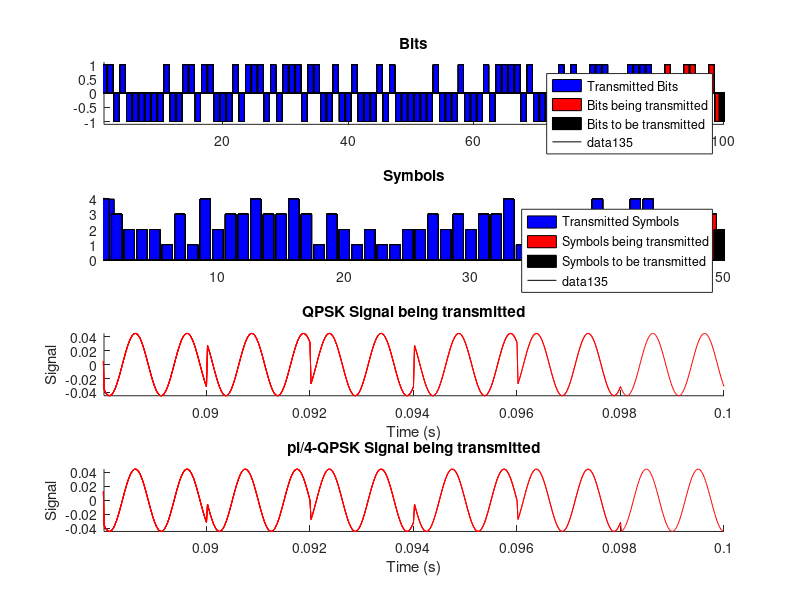

Here is the MATLAB script that generated this plot: (Note: this script raises an error after producing the figure.)
%   Simulating a OQPSK transmission
%   Nb bits are randomly generated and modulated to pi4QPSK
%   The random bits, the symbols and the OQPSK signal waveform are plotted
%   Also, the QPSK signal waveform is plotted to be compare with OQPSK
%   By Marcelino Silva, March 2nd, 2020

%Optional
clear all;
close all;

%Parameters
Tb = 1e-3;  %Bit duration (s)
T = 2*Tb;   %Symbol duration
t = [T/100:T/100:T]; %Time interval to plot one waveform period

nc = 2;     %Cycles number
fc = nc/T;  %Frequency

Eb = 1e-6;  %Bit energy
E = Eb*2;   %Symbol energy

Nb = 100;   %Number of bits to be transmitted
NM = Nb/2;  %Number of symbols to be transmitted

J = 6;   %Number of symbols to plot the signal waveform (symbols being transmitted)

%Base functions
phi1t = sqrt(2/T).*cos(2*pi*fc.*t);
phi2t = sqrt(2/T).*sin(2*pi*fc.*t);

%Signals: s1(t), s2(t), s3(t) and s4(t) for QPSK
i=1; s1t = +sqrt(E)*cos((2*i-1)*pi/4)*phi1t -sqrt(E)*sin((2*i-1)*pi/4)*phi2t;
i=2; s2t = +sqrt(E)*cos((2*i-1)*pi/4)*phi1t -sqrt(E)*sin((2*i-1)*pi/4)*phi2t;
i=3; s3t = +sqrt(E)*cos((2*i-1)*pi/4)*phi1t -sqrt(E)*sin((2*i-1)*pi/4)*phi2t;
i=4; s4t = +sqrt(E)*cos((2*i-1)*pi/4)*phi1t -sqrt(E)*sin((2*i-1)*pi/4)*phi2t;

%Signals: spi41(t), spi42(t), spi43(t) and spi44(t) for pi4QPSK
i=1; spi41t = +sqrt(E)*cos((2*i-1)*pi/4 + pi/4)*phi1t -sqrt(E)*sin((2*i-1)*pi/4 + pi/4)*phi2t;
i=2; spi42t = +sqrt(E)*cos((2*i-1)*pi/4 + pi/4)*phi1t -sqrt(E)*sin((2*i-1)*pi/4 + pi/4)*phi2t;
i=3; spi43t = +sqrt(E)*cos((2*i-1)*pi/4 + pi/4)*phi1t -sqrt(E)*sin((2*i-1)*pi/4 + pi/4)*phi2t;
i=4; spi44t = +sqrt(E)*cos((2*i-1)*pi/4 + pi/4)*phi1t -sqrt(E)*sin((2*i-1)*pi/4 + pi/4)*phi2t;

%Random bits to be transmitted
bits = randn(Nb,1);
bits(find(bits<=0)) = -1; % -1 means bit 0
bits(find(bits>0)) = +1; % +1 means bit 1

%Symbols Codification

%Note: This memory dynamic allocation is not efficiency. The static
%allocation used in the others scripts (QPSKsim.m and OQPSKsim.m) is better

m = [];
for i=1:2:Nb,
    if(bits(i)==+1),
        if(bits(i+1)==+1)  %symbol m4 = [1 1]
            m = [m 4];
        else            %symbol m1 = [1 0]
            m = [m 1];
        end
    else
        if(bits(i+1)==+1)  %symbol m3 = [0 1]
            m = [m 3];
        else            %symbol m2 = [0 0]
            m = [m 2];
        end
    end
end


%QPSK signal
sqpsk = [];
for i=1:NM,
    if (m(i)==1)
        sqpsk = [sqpsk s1t];
    elseif (m(i)==2)
        sqpsk = [sqpsk s2t];
    elseif (m(i)==3)
        sqpsk = [sqpsk s3t];
    elseif (m(i)==4)
        sqpsk = [sqpsk s4t];
    end
end

%pi4QPSK signal
spi4qpsk = [];
for i=1:NM,
    if(mod(i,2)==1)
        if (m(i)==1)
            spi4qpsk = [spi4qpsk s1t];
        elseif (m(i)==2)
            spi4qpsk = [spi4qpsk s2t];
        elseif (m(i)==3)
            spi4qpsk = [spi4qpsk s3t];
        elseif (m(i)==4)
            spi4qpsk = [spi4qpsk s4t];
        end
    else    
        if (m(i)==1)
            spi4qpsk = [spi4qpsk spi41t];
        elseif (m(i)==2)
            spi4qpsk = [spi4qpsk spi42t];
        elseif (m(i)==3)
            spi4qpsk = [spi4qpsk spi43t];
        elseif (m(i)==4)
            spi4qpsk = [spi4qpsk spi44t];
        end
    end
end

lt = length(t);

%Plotting the simulation

%Index of symbols being trasmitted
beginM = 1;
endM= J;

%Index of bits being trasmitted
beginB = beginM*2-1;
endB = endM*2;

%Index of signal being trasmitted
beginS = 1;
endS = endM*lt;

subplot(4,1,1);
hold on;
axis([1 Nb -1.1 1.1]);
bar((1:(beginB)),bits(1:beginB),'b');
bar((beginB:endB),bits(beginB:endB),'r');
bar((endB:Nb),bits(endB:Nb),'k');
title('Bits');
legend('Transmitted Bits','Bits being transmitted','Bits to be transmitted');

%plotting symbols
subplot(4,1,2);
hold on;
axis([1 NM 0 4.1]);
bar((1:(beginM)),m(1:beginM),'b');
bar((beginM:endM),m(beginM:endM),'r');
bar((endM:NM),m(endM:NM),'k');
title('Symbols');
legend('Transmitted Symbols','Symbols being transmitted','Symbols to be transmitted')

%plotting QPSK signal
subplot(4,1,3);
hold on;
title('QPSK Signal being transmitted');
xlabel('Time (s)');
ylabel('Signal');
    
%plotting QPSK signal
subplot(4,1,4);
hold on;
title('pi/4-QPSK Signal being transmitted');
xlabel('Time (s)');
ylabel('Signal');
    
while(endM<=NM),
    
    %plotting bits  
    subplot(4,1,1);
    bar((1:beginB),bits(1:beginB),'b'); %Transmitted Bits
    bar((beginB:endB),bits(beginB:endB),'r'); %Bits being transmitted 
    bar((endB:Nb),bits(endB:Nb),'k'); %Bits to be transmitted
    
    %plotting symbols  
    subplot(4,1,2);
    bar((1:beginM),m(1:beginM),'b'); %Transmitted Symbols
    bar((beginM:endM),m(beginM:endM),'r'); %Symbols being transmitted
    bar((endM:NM),m(endM:NM),'k'); %Symbols to be transmitted
    
    %plotting QPSK signal
    subplot(4,1,3);
    ts = [(T/100)+(beginM-1)*T:T/100:endM*T];
    plot(ts,sqpsk(beginS:endS),'r');
    axis([((T/100)+(beginM-1)*T) endM*T -1*sqrt(2*E/T) sqrt(2*E/T)]);
    
    %plotting OQPSK signal
    subplot(4,1,4);
    %ts = [(T/100)+(beginM-1)*T:T/100:endM*T];
    plot(ts,spi4qpsk(beginS:endS),'r');
    axis([((T/100)+(beginM-1)*T) endM*T -1*sqrt(2*E/T) sqrt(2*E/T)]);
    
    %update indexes
    beginM = beginM + 1;
    endM = endM + 1;
    
    beginB = beginM*2-1;
    endB = endM*2;
    
    beginS = beginS + lt;
    endS = endS + lt;
    
    pause(0.7);
    
end;

%Plotting the costellation and the decision regions for QPSK

v = [+sqrt(E)*cos((2*1-1)*pi/4) -sqrt(E)*sin((2*1-1)*pi/4) +sqrt(E)*cos((2*2-1)*pi/4) -sqrt(E)*sin((2*2-1)*pi/4) ...
    +sqrt(E)*cos((2*3-1)*pi/4) -sqrt(E)*sin((2*3-1)*pi/4) +sqrt(E)*cos((2*4-1)*pi/4) -sqrt(E)*sin((2*4-1)*pi/4)];

decision_regions(v,2*sqrt(E/2),2*sqrt(E/2),'QPSK Constellation','Phi1(t)','Phi2(t)');

%Plotting the costellation and the decision regions for pi4QPSK

v = [+sqrt(E)*cos((2*1-1)*pi/4 + pi/4) -sqrt(E)*sin((2*1-1)*pi/4 + pi/4) +sqrt(E)*cos((2*2-1)*pi/4 + pi/4) -sqrt(E)*sin((2*2-1)*pi/4 + pi/4) ...
    +sqrt(E)*cos((2*3-1)*pi/4 + pi/4) -sqrt(E)*sin((2*3-1)*pi/4 + pi/4) +sqrt(E)*cos((2*4-1)*pi/4 + pi/4) -sqrt(E)*sin((2*4-1)*pi/4 + pi/4)];

decision_regions(v,2*sqrt(E/2),2*sqrt(E/2),'pi/4-QPSK Constellation','Phi1(t)','Phi2(t)');

%BER Vs SNR